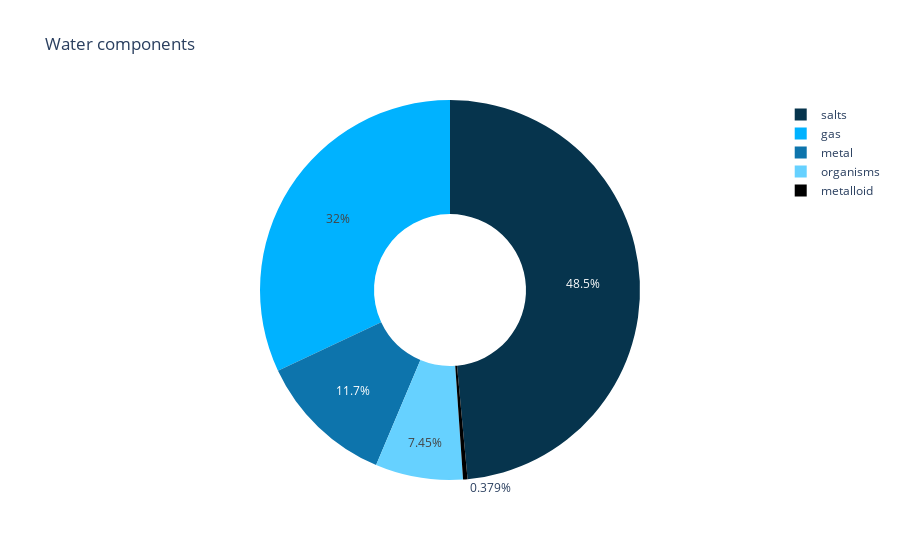

Notebook cell for this chart:
### Markdown cell above
### Q:6 What are the components that can affect water cleaniness?

### Code cell
#plotting water based on components
metal=(water['silver']+water['radium']+water['aluminium']+water['barium']+water['cadmium']+water['mercury']+water['chromium']+water['copper']+water['lead']).sum()
gas=(water['uranium']+water['ammonia']+water['chloramine']+water['nitrites']).sum()
metalloid=(water['arsenic']+water['selenium']).sum()
salts=(water['flouride']+water['nitrates']+water['perchlorate']).sum()
organisms=(water['bacteria']+water['viruses']+water['chloramine']+water['nitrites']).sum()
#making the components dataframe
water_components=pd.DataFrame([['metal', metal], ['gas', gas], ['metalloid', metalloid], 
                              ['salts', salts], ['organisms', organisms]], columns=['type', 'value'])

fig = px.pie(water_components, values='value', names='type', hole=0.4,
             title='Water components', color_discrete_sequence=colors)
fig.show()

### Figure 1 — Plotly figure (JSON) as saved in the notebook; plotly's stock layout.template omitted (floating-point values rounded to 4 significant figures)
{"data": [{"domain": {"x": [0, 1], "y": [0, 1]}, "hole": 0.4, "hovertemplate": "type=%{label}<br>value=%{value}<extra></extra>", "labels": ["metal", "gas", "metalloid", "salts", "organisms"], "legendgroup": "", "name": "", "showlegend": true, "type": "pie", "values": [52000.0, 142600.0, 1688.0, 216300.0, 33230.0]}], "layout": {"legend": {"tracegroupgap": 0}, "piecolorway": ["#06344d", "#00b2ff"], "title": {"text": "Water components"}}}
